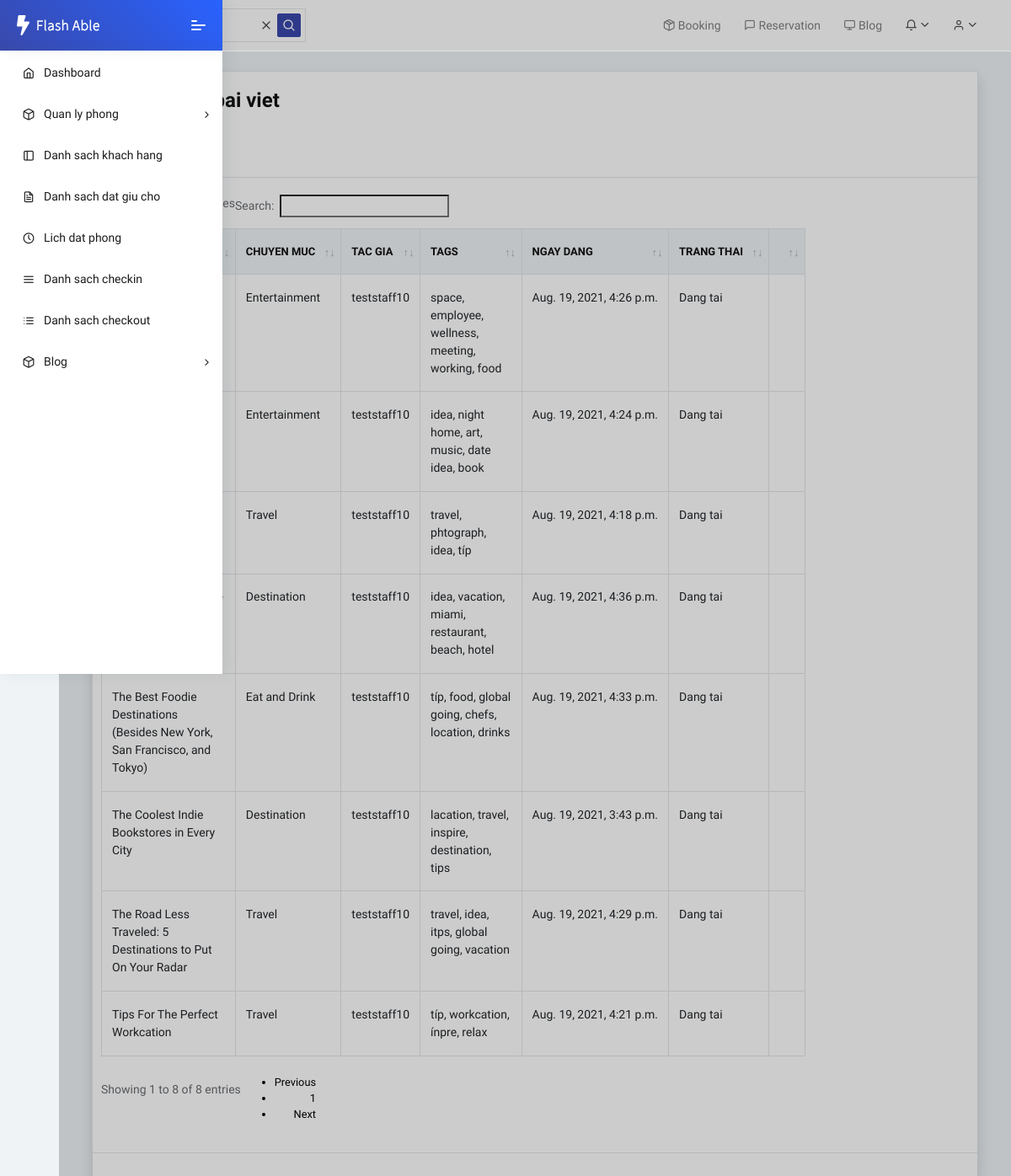
Page /blog/article/list/ (signed in) on the earlier database version.
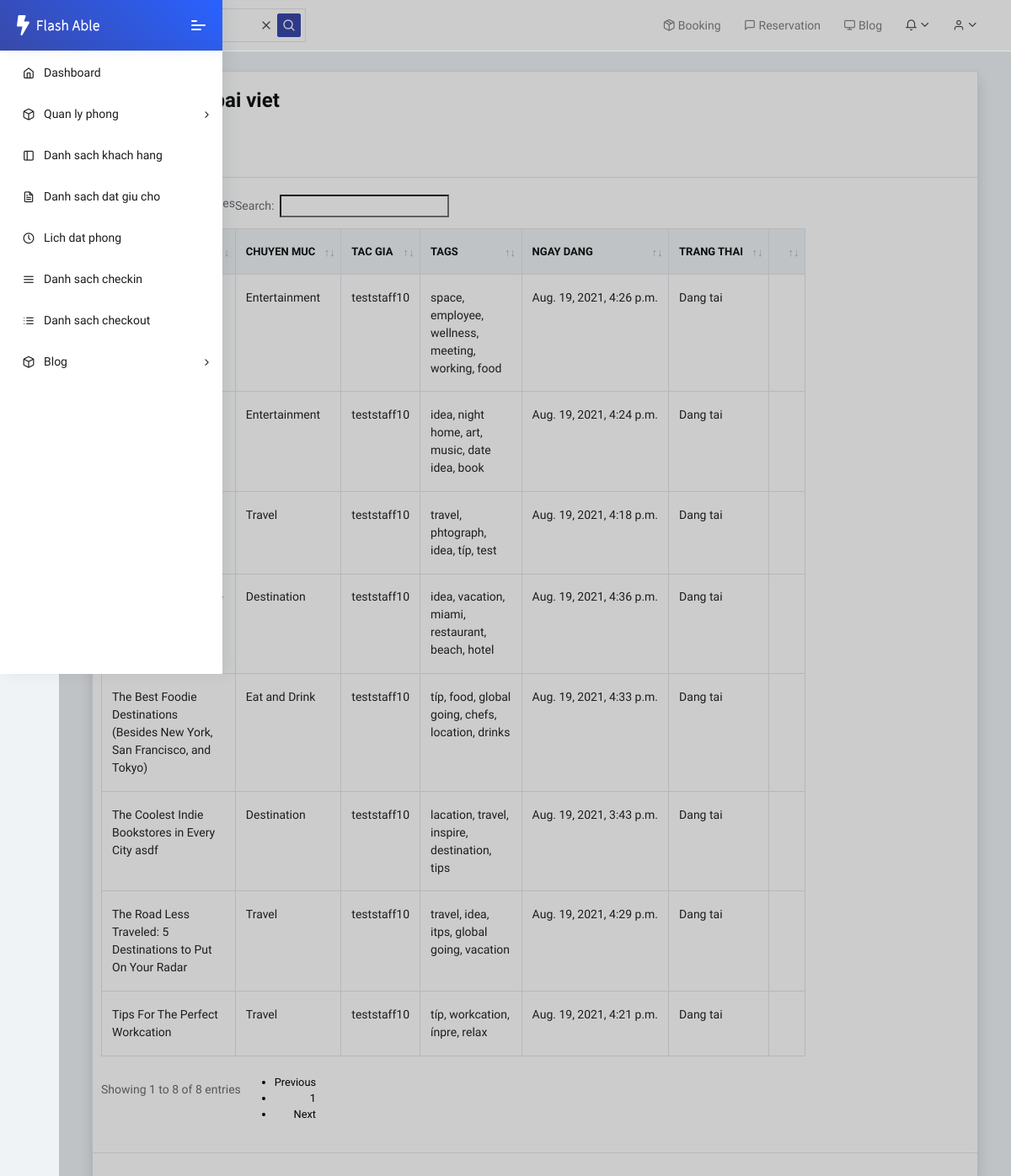
Same page on the later database version.
### blog/models.py (models this page shows, shortened)
class Article(models.Model):
    DRAFTED = "DRAFTED"
    PUBLISHED = "PUBLISHED"
    HIDDEN = "HIDDEN"
    STATUS_CHOICES = (
        (DRAFTED, 'Ban thao'),
        (PUBLISHED, 'Dang tai'),
        (HIDDEN, 'An'),
    )
    category = models.ForeignKey(Category, on_delete=models.SET_NULL, null=True)
    title = models.CharField(max_length=250, null=False, blank=False)
    slug = models.SlugField(max_length=500)
    author = models.ForeignKey(User, on_delete=models.SET_NULL, null=True)
    image = models.ImageField(default='slider/img-slide-7.jpg', upload_to='blog')
    body = RichTextUploadingField(blank=True)
    tags = TaggableManager(blank=True)
    date_published = models.DateTimeField(null=True, blank=True)
    date_created = models.DateTimeField(auto_now_add=True)
    date_updated = models.DateTimeField(default=timezone.now, verbose_name='Thoi gian cap nhat')
    status = models.CharField(max_length=10, choices=STATUS_CHOICES, default='DRAFT')
    views = models.PositiveIntegerField(default=0)
    published = models.BooleanField(default=False)
    class Meta:
        unique_together = ("title",)
        ordering = ('-date_published',)

class Category(models.Model):
    name = models.CharField('Chuyen muc', max_length=100, null=False, blank=False, unique=True, error_messages={'unique': "Chuyen muc da ton tai"})
    slug = models.SlugField()
    approved = models.BooleanField('Phe duyet', default=True)
    date_created = models.DateTimeField(auto_now_add=True)
    date_updated = models.DateTimeField(auto_now=True)
    def __str__(self):
        return self.name

### blog/views.py (the view)
# urls.py: path('article/list/', views.DashboardArticleListView.as_view(), name='dashboard_article_list'),
class DashboardArticleListView(LoginRequiredMixin, ListView):
    permission_required = 'blog.view_article'
    model = Article
    template_name = 'dashboard_article_list.html'

### blog/templates/dashboard_article_list.html (shortened to what this page needs)
{% extends 'base.html' %}
{% load static %}
{% block header_static %}
	<link rel="stylesheet" href="{% static 'fonts/fontawesome/css/fontawesome-all.min.css' %}">
	<link rel="stylesheet" href="{% static 'plugins/animation/css/animate.min.css' %}">
    <link rel="stylesheet" type="text/css" href="{% static 'media/css/dataTables.uikit.css' %}">
    <link rel="stylesheet" type="text/css" href="https://cdnjs.cloudflare.com/ajax/libs/uikit/3.0.2/css/uikit.min.css">
    <link rel="stylesheet" href="{% static 'css/style.css' %}">
{% endblock %}
{% block content %}
    <div class="container-fluid">
        <div class="card shadow mb-4">
            <div class="card">
                <div class="card-header">
                    <h3>Danh sach bai viet</h3>
                    <p class="mb-4">Tong bai viet: {{ article_list.count }}</p>
                </div>
                <div class="card-body table-responsive">
                    <table id="example" class="table table-hover table-bordered nowrap" style="width:100%">
                        <thead>
                            <tr>
                                <th>Ten bai viet</th>
                                <th>Chuyen muc</th>
                                <th>Tac gia</th>
                                <th>Tags</th>
                                <th>Ngay dang</th>
                                <th>Trang thai</th>
                                <th></th>
                            </tr>
                        </thead>
                        <tbody>
                        {% for article in article_list %}
                        <tr>
                            <td style="white-space: normal !important;">{{ article.title }}</td>
                            <td>{{ article.category }}</td>
                            <td>{{ article.author }}</td>
                            <td style="white-space: normal !important;">{{ article.tags.all|join:', ' }}</td>
                            <td>{{ article.date_published }}</td>
                            <td style="white-space: normal !important;">{{ article.get_status_display }}</td>
                            <td>{% if perms.blog.view_article %}<a href="{% url 'dashboard_article_detail' article.slug %}" class="badge badge-info">Chi tiet</a>{% endif %}
                                </td>
                        </tr>
                        {% endfor %}
                        </tbody>
                    </table>
                </div>
            </div>
        </div>
    </div>
{% endblock %}

Differences in the rows shown:
changed Article: tags.all "travel, phtograph, idea, típ" → "travel, phtograph, idea, típ, test"
changed Article "lacation, travel, inspire, destination, tips": title "The Coolest Indie Bookstores in Every City" → "The Coolest Indie Bookstores in Every City asdf"
